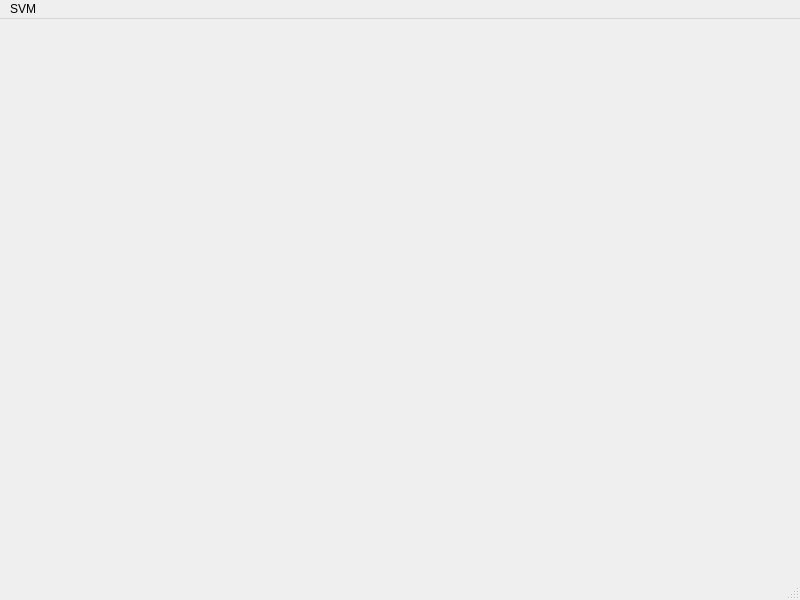
<?xml version="1.0" encoding="UTF-8"?>
<ui version="4.0">
 <class>svm</class>
 <widget class="QMainWindow" name="svm">
  <property name="geometry">
   <rect>
    <x>0</x>
    <y>0</y>
    <width>800</width>
    <height>600</height>
   </rect>
  </property>
  <property name="windowTitle">
   <string>MainWindow</string>
  </property>
  <widget class="QWidget" name="centralwidget">
   <layout class="QGridLayout" name="gridLayout">
    <item row="0" column="0">
     <widget class="QWidget" name="widget" native="true"/>
    </item>
   </layout>
  </widget>
  <widget class="QMenuBar" name="menubar">
   <property name="geometry">
    <rect>
     <x>0</x>
     <y>0</y>
     <width>800</width>
     <height>23</height>
    </rect>
   </property>
   <widget class="QMenu" name="menuSVM">
    <property name="title">
     <string>SVM</string>
    </property>
   </widget>
   <addaction name="menuSVM"/>
  </widget>
  <widget class="QStatusBar" name="statusbar"/>
 </widget>
 <resources/>
 <connections/>
</ui>
